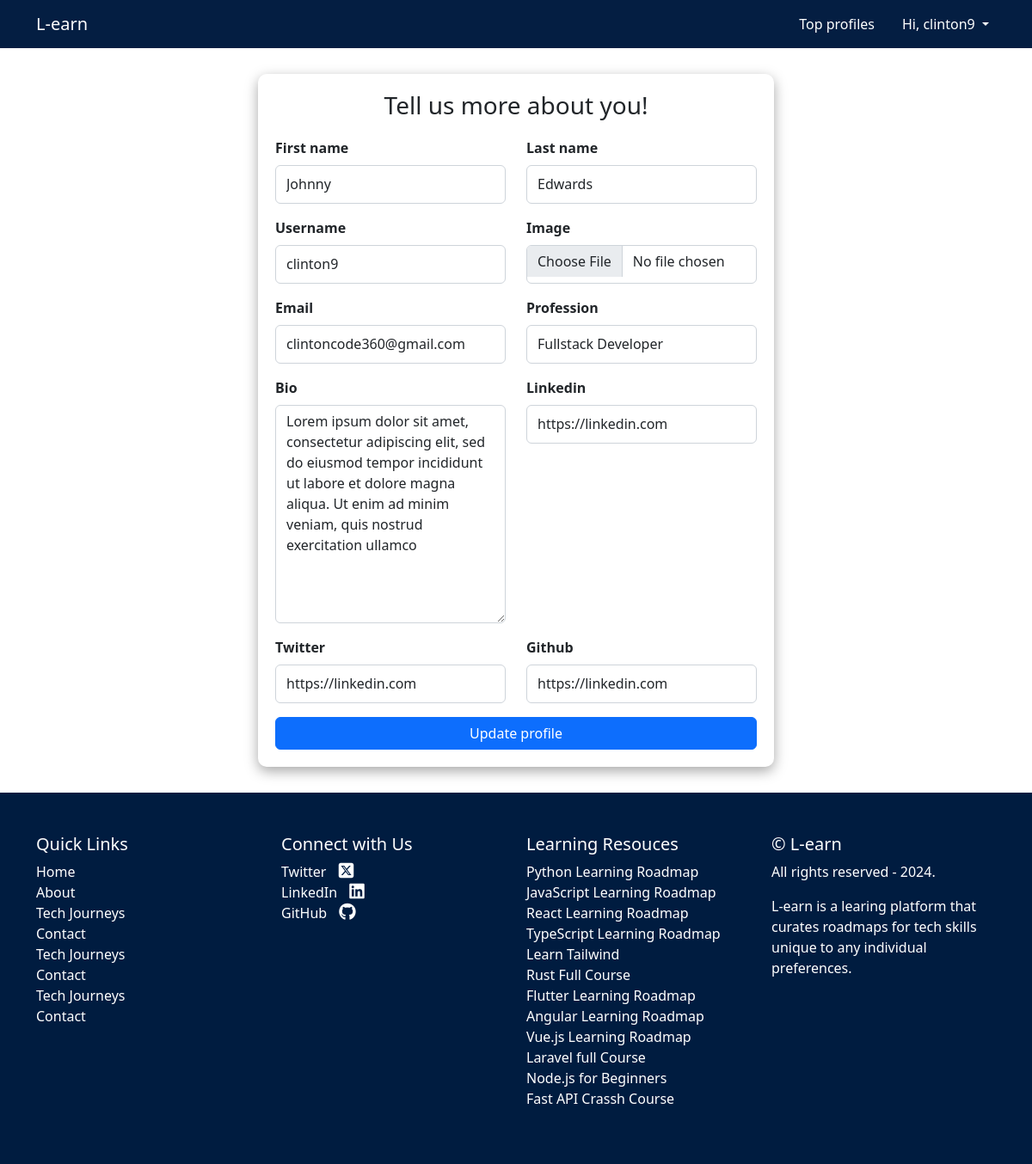
The app's page /auth/update-profile (signed in) with its own data.
### user/models.py (models this page shows, shortened)
class CustomUser(AbstractUser):
    email = models.EmailField(unique=True)
    passed = models.BooleanField(default=False)
    project = models.BooleanField(default=False)
    USERNAME_FIELD = 'email'
    REQUIRED_FIELDS = ('username',)

class Profile(models.Model):
    user = models.OneToOneField(CustomUser, on_delete = models.CASCADE, related_name="profile")
    first_name = models.CharField(max_length = 200, blank = True, null = True)
    last_name = models.CharField(max_length = 200, blank = True, null = True)
    username = models.CharField(max_length = 200, blank = True, null = True)
    image = models.ImageField(blank = True, null = True, upload_to = 'p_imgg')
    email = models.EmailField(blank=True, null=True)
    profession = models.CharField(max_length = 500, blank = True, null = True)
    bio  = models.TextField(blank = True, null = True)
    linkedin = models.URLField(blank=True, null=True)
    twitter = models.URLField(blank=True, null=True)
    github = models.URLField(blank=True, null=True)

### courses/models.py (models this page shows, shortened)
class Course(models.Model):
    title = models.CharField(max_length=50)
    slug = models.SlugField()
    description = models.TextField()
    thumbnail = models.ImageField(upload_to="img")
    label = models.CharField(max_length=25, blank=True, null=True)

### user/views.py (the view)
# urls.py: path("update-profile", views.update_profile, name="update-profile"),
@login_required(login_url='auth:register')
def update_profile(request):
    user = request.user
    profile = Profile.objects.get(user=user)
    form = UpdateProfileForm(instance=profile)
    if request.method == 'POST':
        form = UpdateProfileForm(request.POST, request.FILES, instance=profile)
        if form.is_valid():
            form.save()
            messages.success(request, "Profile updated successfully!")
            return redirect("auth:profile")
    context = {"form": form, "profile": profile}
    return render(request, "user/update_profile.html", context)

### courses/context_processors.py (called while the page is built)
def course_context(request):
    roadmaps = Course.objects.all()
    return {
        "roadmaps":roadmaps
    }

### user/templates/user/update_profile.html (shortened to what this page needs)
{% extends "base.html" %}
{% load static %}
{% block content %}
{% load socialaccount %}
<link href="{% static 'css/users/auth.css' %}" rel="stylesheet" />
<form action="" method="POST" enctype="multipart/form-data">
    <h3>Tell us more about you!</h3>
    <div class="row">
        {% for field in form %}
        <div class="col-md-6">
            {% if field.errors %}
            <div class="mb-3">
                <label class="form-label fw-2">{{field.label}}</label>
                {{field}}
                <small>{{field.errors}}</small>
            </div>
            {% else %}
            <div class="mb-3">
                <label class="form-label fw-2">{{field.label}}</label>
                {{field}}
            </div>
            {% endif %}
        </div>
        {% endfor %}
    </div>
    <button class="btn btn-primary" style="width: 100%">Update profile</button>
</form>
{% endblock content %}

### templates/base.html (shortened to what this page needs)
<!DOCTYPE html>
{% load static %}
<html lang="en">
    <head>
        <link rel="stylesheet" href="https://cdnjs.cloudflare.com/ajax/libs/font-awesome/6.5.1/css/all.min.css" />
        <link rel="stylesheet" href="https://cdnjs.cloudflare.com/ajax/libs/font-awesome/6.5.1/css/brands.min.css" />
        <link href="https://cdn.jsdelivr.net/npm/bootstrap-icons@1.5.0/font/bootstrap-icons.css" rel="stylesheet" />
        <link href="{% static 'css/global.css' %}" rel="stylesheet" />
    </head>
    <body class="d-flex flex-column h-100">
        <main class="flex-shrink-0">
            <nav class="navbar navbar-expand-lg" id="nav">
                <div class="container">
                    <a class="navbar-brand me-8" href="{% url 'courses:index' %}">L-earn</a>
                  <div class="collapse navbar-collapse" id="navbarNavDropdown">
                    <ul class="navbar-nav">
                      <li class="nav-item me-3">
                        <a class="nav-link" href="{% url 'auth:profile-list' %}">Top profiles</a>
                      </li>
                      {% if request.user.is_authenticated %}
                      <li class="nav-item active dropdown">
                        <a class="nav-link dropdown-toggle" href="#" role="button" style="color: white" data-bs-toggle="dropdown" aria-expanded="false">
                          Hi, {{request.user.username}}
                        </a>
                      </li>
                      {% endif %}
                    </ul>
                  </div>
                </div>
              </nav>
            {% block content %}{% endblock content %}
         <footer class="py-5">
          <div class="container">
            <div class="row">
              <div class="col-lg-3 col-md-6">
                <h5 class="text-white">Quick Links</h5>
                <ul class="list-unstyled">
                  <li><a href="#" class="text-white">Home</a></li>
                  <li><a href="#" class="text-white">About</a></li>
                  <li><a href="#" class="text-white">Tech Journeys</a></li>
                  <li><a href="#" class="text-white">Contact</a></li>
                  <li><a href="#" class="text-white">Tech Journeys</a></li>
                  <li><a href="#" class="text-white">Contact</a></li>
                  <li><a href="#" class="text-white">Tech Journeys</a></li>
                  <li><a href="#" class="text-white">Contact</a></li>
                </ul>
              </div>
              <div class="col-lg-3 col-md-6">
                <h5 class="text-white">Connect with Us</h5>
                <ul class="list-unstyled">
                  <li><a href="#" target="_blank" class="text-white">Twitter <i href="" class="fa-brands fa-square-x-twitter"></i></a></li>
                  <li><a href="#" target="_blank" class="text-white">LinkedIn <i href="" class="fa-brands fa-linkedin"></i></a></li>
                  <li><a href="#" target="_blank" class="text-white">GitHub <i href="" class="fa-brands fa-github"></i></a></li>
                </ul>
              </div>
               <div class="col-lg-3 col-md-6">
                <h5 class="text-white">Learning Resouces</h5>
                <ul class="list-unstyled">
                  {% for roadmap in roadmaps  %}
                  <li><a href="{% url 'courses:course' roadmap.slug %}" target="_blank" class="text-white">{{roadmap.title}}</a></li>
                  {% endfor %}
                </ul>
              </div>
              <div class="col-lg-3">
                <h5 class="text-white">© L-earn</h5>
                <p class="text-white">All rights reserved - 2024.</p>
                <p class="text-white">L-earn is a learing platform that curates roadmaps for tech skills unique to any individual preferences.</p>
              </div>
            </div>
          </div>
        </footer>
    </body>
</html>

### static/css/users/auth.css (style rules this page uses)
form { width: 400px; padding: 20px 20px 20px 20px; margin: 30px auto; border-radius: 10px; }
form h3 { text-align: center; margin-bottom: 20px; }
form input { height: 45px; font-size: 20px; }

### templates/base.html (style rules this page uses)
#nav { background-color: #041E42 !important; color: white !important }
#nav div a { color: white !important; }
#nav ul li a { color: white !important; }
#nav ul a { color: white !important }
#nav ul { margin-left: auto; }
footer { background-color: #001c40 !important }
footer a { text-decoration: none }
footer .fa-solid, footer .fa-brands { font-size: 20px; margin: 0px 10px; }

### user/templates/user/update_profile.html (style rules this page uses)
form { box-shadow: rgba(0, 0, 0, 0.35) 0px 5px 15px !important; width: 600px !important }
form label { font-weight: bold }

### records on screen
CustomUser: user.username "clinton9"
Profile: form "Johnny" "Edwards" "clinton9" "clintoncode360@gmail.com" "Fullstack Developer" "Lorem ipsum dolor sit amet, consectetur adipiscing elit, sed do eiusmod tempor incididunt ut labore et dolore magna aliqua. Ut enim ad minim veniam, quis nostrud exercitation ullamco" "https://linkedin.com" "https://linkedin.com" "https://linkedin.com"
Course: title "Python Learning Roadmap"
Course: title "JavaScript Learning Roadmap"
Course: title "React Learning Roadmap"
Course: title "TypeScript Learning Roadmap"
Course: title "Learn Tailwind"
Course: title "Rust Full Course"
Course: title "Flutter Learning Roadmap"
Course: title "Angular Learning Roadmap"
Course: title "Vue.js Learning Roadmap"
Course: title "Laravel full Course"
Course: title "Node.js for Beginners"
Course: title "Fast API Crassh Course"

### other values on screen
{{ field.label }} "First name" "Last name" "Username" "Image" "Email" "Profession" "Bio" "Linkedin" "Twitter" "Github"
